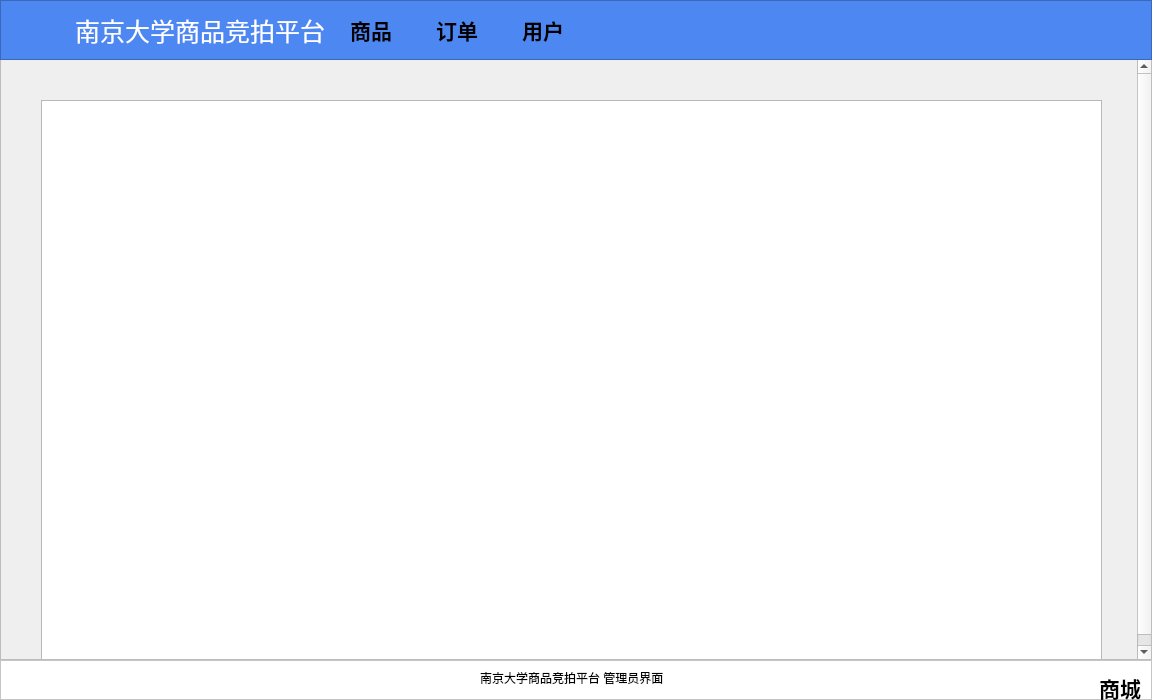
<?xml version="1.0" encoding="UTF-8"?>
<ui version="4.0">
 <class>Admin</class>
 <widget class="QWidget" name="Admin">
  <property name="geometry">
   <rect>
    <x>0</x>
    <y>0</y>
    <width>1152</width>
    <height>700</height>
   </rect>
  </property>
  <property name="windowTitle">
   <string>Form</string>
  </property>
  <widget class="QFrame" name="frame_4">
   <property name="geometry">
    <rect>
     <x>0</x>
     <y>0</y>
     <width>1152</width>
     <height>700</height>
    </rect>
   </property>
   <property name="frameShape">
    <enum>QFrame::StyledPanel</enum>
   </property>
   <property name="frameShadow">
    <enum>QFrame::Raised</enum>
   </property>
   <widget class="QScrollArea" name="scrollArea">
    <property name="geometry">
     <rect>
      <x>0</x>
      <y>59</y>
      <width>1152</width>
      <height>601</height>
     </rect>
    </property>
    <property name="styleSheet">
     <string notr="true">#scrollArea{background-color: rgb(242, 245, 249);}
</string>
    </property>
    <property name="widgetResizable">
     <bool>true</bool>
    </property>
    <widget class="QWidget" name="scrollAreaWidgetContents">
     <property name="geometry">
      <rect>
       <x>0</x>
       <y>0</y>
       <width>1136</width>
       <height>610</height>
      </rect>
     </property>
     <property name="minimumSize">
      <size>
       <width>0</width>
       <height>610</height>
      </size>
     </property>
     <widget class="QTableView" name="table">
      <property name="geometry">
       <rect>
        <x>40</x>
        <y>40</y>
        <width>1061</width>
        <height>771</height>
       </rect>
      </property>
      <property name="autoScroll">
       <bool>false</bool>
      </property>
     </widget>
    </widget>
   </widget>
   <widget class="QFrame" name="bar">
    <property name="geometry">
     <rect>
      <x>0</x>
      <y>0</y>
      <width>1152</width>
      <height>60</height>
     </rect>
    </property>
    <property name="cursor">
     <cursorShape>ArrowCursor</cursorShape>
    </property>
    <property name="styleSheet">
     <string notr="true">#bar{background-color: rgb(77, 135, 242);}</string>
    </property>
    <property name="frameShape">
     <enum>QFrame::StyledPanel</enum>
    </property>
    <property name="frameShadow">
     <enum>QFrame::Raised</enum>
    </property>
    <widget class="QFrame" name="frame">
     <property name="geometry">
      <rect>
       <x>30</x>
       <y>0</y>
       <width>1091</width>
       <height>60</height>
      </rect>
     </property>
     <layout class="QHBoxLayout" name="horizontalLayout_6">
      <item>
       <widget class="QLabel" name="label_8">
        <property name="minimumSize">
         <size>
          <width>30</width>
          <height>30</height>
         </size>
        </property>
        <property name="styleSheet">
         <string notr="true">image: url(:/pic/logo1.png);</string>
        </property>
        <property name="text">
         <string/>
        </property>
       </widget>
      </item>
      <item>
       <widget class="QLabel" name="label_9">
        <property name="palette">
         <palette>
          <active>
           <colorrole role="WindowText">
            <brush brushstyle="SolidPattern">
             <color alpha="255">
              <red>255</red>
              <green>255</green>
              <blue>255</blue>
             </color>
            </brush>
           </colorrole>
           <colorrole role="Text">
            <brush brushstyle="SolidPattern">
             <color alpha="255">
              <red>255</red>
              <green>255</green>
              <blue>255</blue>
             </color>
            </brush>
           </colorrole>
           <colorrole role="ButtonText">
            <brush brushstyle="SolidPattern">
             <color alpha="255">
              <red>255</red>
              <green>255</green>
              <blue>255</blue>
             </color>
            </brush>
           </colorrole>
           <colorrole role="PlaceholderText">
            <brush brushstyle="SolidPattern">
             <color alpha="255">
              <red>255</red>
              <green>255</green>
              <blue>255</blue>
             </color>
            </brush>
           </colorrole>
          </active>
          <inactive>
           <colorrole role="WindowText">
            <brush brushstyle="SolidPattern">
             <color alpha="255">
              <red>255</red>
              <green>255</green>
              <blue>255</blue>
             </color>
            </brush>
           </colorrole>
           <colorrole role="Text">
            <brush brushstyle="SolidPattern">
             <color alpha="255">
              <red>255</red>
              <green>255</green>
              <blue>255</blue>
             </color>
            </brush>
           </colorrole>
           <colorrole role="ButtonText">
            <brush brushstyle="SolidPattern">
             <color alpha="255">
              <red>255</red>
              <green>255</green>
              <blue>255</blue>
             </color>
            </brush>
           </colorrole>
           <colorrole role="PlaceholderText">
            <brush brushstyle="SolidPattern">
             <color alpha="255">
              <red>255</red>
              <green>255</green>
              <blue>255</blue>
             </color>
            </brush>
           </colorrole>
          </inactive>
          <disabled>
           <colorrole role="WindowText">
            <brush brushstyle="SolidPattern">
             <color alpha="255">
              <red>255</red>
              <green>255</green>
              <blue>255</blue>
             </color>
            </brush>
           </colorrole>
           <colorrole role="Text">
            <brush brushstyle="SolidPattern">
             <color alpha="255">
              <red>255</red>
              <green>255</green>
              <blue>255</blue>
             </color>
            </brush>
           </colorrole>
           <colorrole role="ButtonText">
            <brush brushstyle="SolidPattern">
             <color alpha="255">
              <red>255</red>
              <green>255</green>
              <blue>255</blue>
             </color>
            </brush>
           </colorrole>
           <colorrole role="PlaceholderText">
            <brush brushstyle="SolidPattern">
             <color alpha="255">
              <red>255</red>
              <green>255</green>
              <blue>255</blue>
             </color>
            </brush>
           </colorrole>
          </disabled>
         </palette>
        </property>
        <property name="font">
         <font>
          <family>Microsoft YaHei</family>
          <pointsize>19</pointsize>
          <bold>false</bold>
         </font>
        </property>
        <property name="styleSheet">
         <string notr="true">color: rgb(255, 255, 255);</string>
        </property>
        <property name="text">
         <string>南京大学商品竞拍平台</string>
        </property>
       </widget>
      </item>
      <item>
       <widget class="QPushButton" name="pushButton_3">
        <property name="enabled">
         <bool>true</bool>
        </property>
        <property name="font">
         <font>
          <family>Microsoft YaHei UI</family>
          <pointsize>16</pointsize>
          <italic>false</italic>
          <bold>true</bold>
         </font>
        </property>
        <property name="cursor">
         <cursorShape>ArrowCursor</cursorShape>
        </property>
        <property name="styleSheet">
         <string notr="true">color: rgb(255, 255, 255);
boder: transprant;
QPushButtom {
background-color: rgb(77, 135, 242);
}

QPushButtom : selected{
background-color: rgb(131, 171, 246);
}
</string>
        </property>
        <property name="text">
         <string>商品</string>
        </property>
        <property name="flat">
         <bool>true</bool>
        </property>
       </widget>
      </item>
      <item>
       <widget class="QPushButton" name="pushButton_4">
        <property name="font">
         <font>
          <family>Microsoft YaHei UI</family>
          <pointsize>16</pointsize>
          <italic>false</italic>
          <bold>true</bold>
         </font>
        </property>
        <property name="cursor">
         <cursorShape>ArrowCursor</cursorShape>
        </property>
        <property name="styleSheet">
         <string notr="true">color: rgb(255, 255, 255);
QPushButtom {
background-color: rgb(77, 135, 242);
}

QPushButtom : hover{
background-color: rgb(131, 171, 246);
}
</string>
        </property>
        <property name="text">
         <string>订单</string>
        </property>
        <property name="flat">
         <bool>true</bool>
        </property>
       </widget>
      </item>
      <item>
       <widget class="QPushButton" name="pushButton_6">
        <property name="font">
         <font>
          <family>Microsoft YaHei UI</family>
          <pointsize>16</pointsize>
          <italic>false</italic>
          <bold>true</bold>
         </font>
        </property>
        <property name="cursor">
         <cursorShape>ArrowCursor</cursorShape>
        </property>
        <property name="styleSheet">
         <string notr="true">color: rgb(255, 255, 255);
QPushButtom {
background-color: rgb(77, 135, 242);
}

QPushButtom : hover{
background-color: rgb(131, 171, 246);
}
</string>
        </property>
        <property name="text">
         <string>用户</string>
        </property>
        <property name="flat">
         <bool>true</bool>
        </property>
       </widget>
      </item>
      <item>
       <spacer name="horizontalSpacer">
        <property name="orientation">
         <enum>Qt::Horizontal</enum>
        </property>
        <property name="sizeHint" stdset="0">
         <size>
          <width>40</width>
          <height>20</height>
         </size>
        </property>
       </spacer>
      </item>
      <item>
       <widget class="QPushButton" name="pushButton_7">
        <property name="font">
         <font>
          <family>Microsoft YaHei UI</family>
          <pointsize>16</pointsize>
          <italic>false</italic>
          <bold>true</bold>
         </font>
        </property>
        <property name="cursor">
         <cursorShape>ArrowCursor</cursorShape>
        </property>
        <property name="styleSheet">
         <string notr="true">image: url(:/icons/head.png);
color: rgb(255, 255, 255);
QPushButtom {
background-color: rgb(77, 135, 242);
}

QPushButtom : hover{
background-color: rgb(131, 171, 246);
}


</string>
        </property>
        <property name="text">
         <string/>
        </property>
        <property name="flat">
         <bool>true</bool>
        </property>
       </widget>
      </item>
     </layout>
    </widget>
   </widget>
   <widget class="QFrame" name="bottom">
    <property name="geometry">
     <rect>
      <x>0</x>
      <y>660</y>
      <width>1152</width>
      <height>40</height>
     </rect>
    </property>
    <property name="styleSheet">
     <string notr="true">#bottom{background-color: rgb(255, 255, 255);
}
</string>
    </property>
    <property name="frameShape">
     <enum>QFrame::StyledPanel</enum>
    </property>
    <property name="frameShadow">
     <enum>QFrame::Raised</enum>
    </property>
    <widget class="QLabel" name="label">
     <property name="geometry">
      <rect>
       <x>480</x>
       <y>10</y>
       <width>421</width>
       <height>16</height>
      </rect>
     </property>
     <property name="text">
      <string>南京大学商品竞拍平台 管理员界面</string>
     </property>
    </widget>
   </widget>
  </widget>
  <widget class="QPushButton" name="pushButton_5">
   <property name="geometry">
    <rect>
     <x>1080</x>
     <y>670</y>
     <width>80</width>
     <height>35</height>
    </rect>
   </property>
   <property name="font">
    <font>
     <family>Microsoft YaHei UI</family>
     <pointsize>16</pointsize>
     <italic>false</italic>
     <bold>true</bold>
    </font>
   </property>
   <property name="cursor">
    <cursorShape>ArrowCursor</cursorShape>
   </property>
   <property name="styleSheet">
    <string notr="true">color: rgb(255, 255, 255);
QPushButtom {
background-color: rgb(77, 135, 242);
}

QPushButtom : hover{
background-color: rgb(131, 171, 246);
}
</string>
   </property>
   <property name="text">
    <string>商城</string>
   </property>
   <property name="flat">
    <bool>true</bool>
   </property>
  </widget>
 </widget>
 <resources/>
 <connections/>
</ui>
